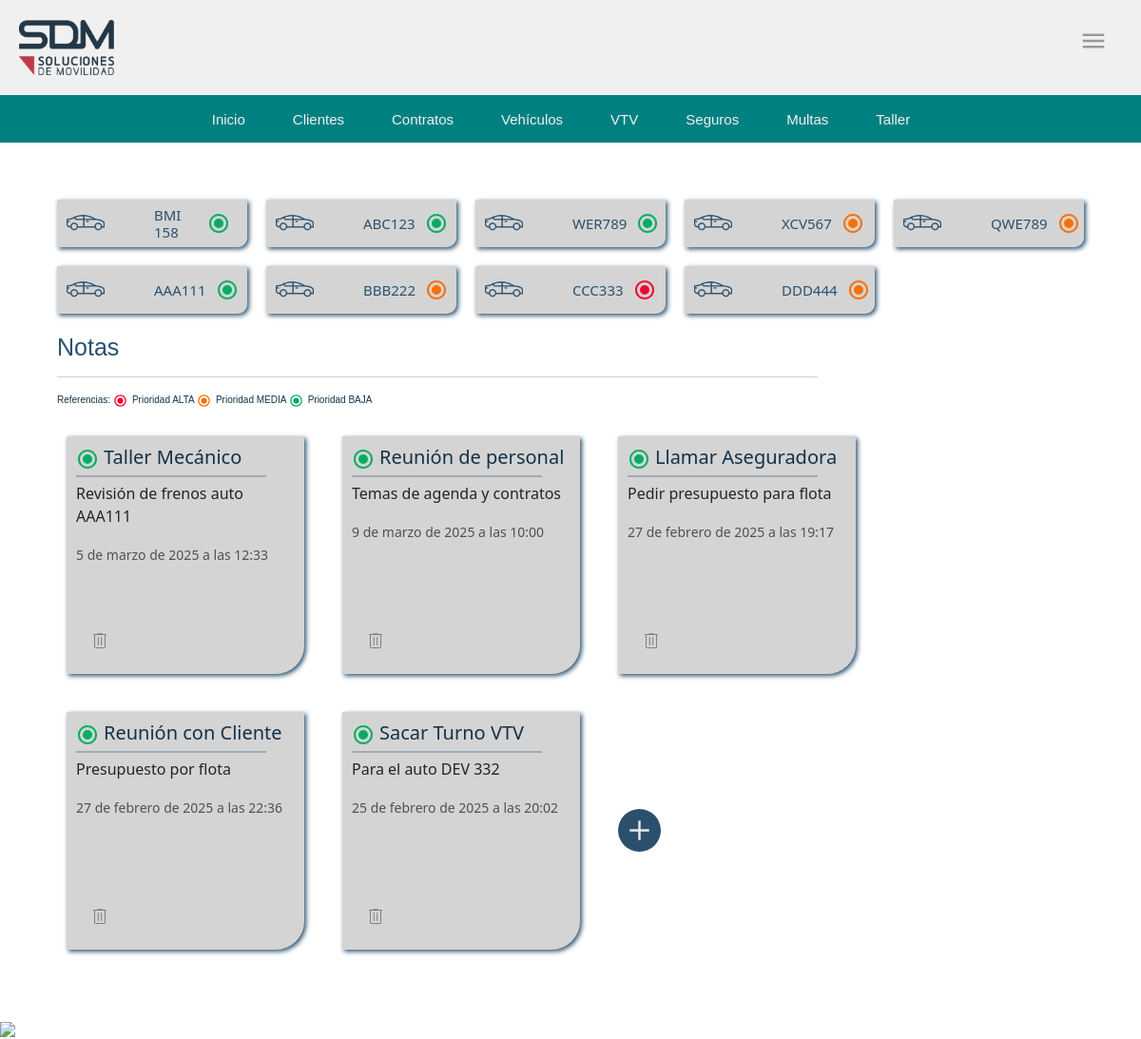
Before: /operacion/home/ (signed in) with the older database file.
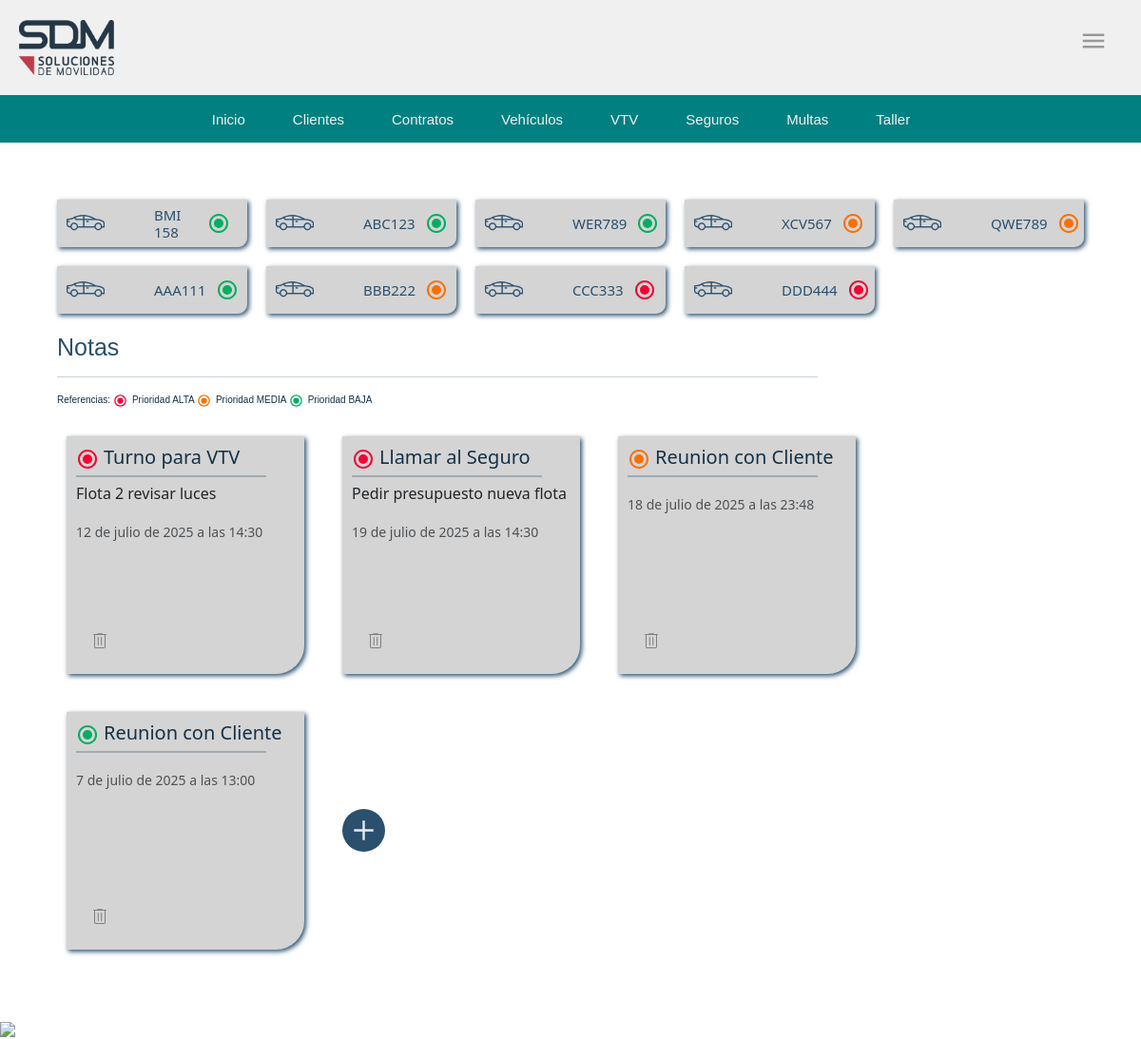
After: the same page with the newer database file.
### operacion/models.py (models this page shows, shortened)
class Automovil(models.Model):
    marca = models.ForeignKey('Modelo', on_delete=models.RESTRICT, blank=False, null=False)
    Estado = models.ForeignKey(EstadoAutomovil, on_delete=models.RESTRICT, blank=True, null=True)
    anio = models.PositiveIntegerField()
    color = models.CharField(max_length=30)
    kilometraje = models.PositiveIntegerField()
    numero_chasis = models.CharField(max_length=30, verbose_name="Nº de Chasis", unique=True)
    numero_motor = models.CharField(max_length=30, verbose_name="Nº de Motor", unique=True)
    patente = models.CharField(max_length=10, unique=True)
    vtv = models.ForeignKey(Vtv, on_delete=models.RESTRICT)
    poliza = models.ForeignKey('PolizaSeguro',verbose_name="Póliza", on_delete=models.RESTRICT, blank=True, null=True)
    visibilidad = models.BooleanField(default=True)  # Campo de visibilidad para ocultar automóviles eliminados
    flota = models.ForeignKey(Flota, on_delete=models.RESTRICT, blank=True, null=True)
    titular = models.ForeignKey(Titular, on_delete=models.CASCADE, related_name='titular',null=True, blank=True)
    fecha_ultimo_servicio = models.DateField(blank=True, null=True)  # Fecha del último servicio
    km_ultimo_servicio = models.PositiveIntegerField(blank=True, null=True)  # Kilometraje del último servicio
    fecha_ultimo_siniestro = models.DateTimeField(blank=True, null=True)
    cantidad_de_sinistros = models.PositiveIntegerField(default=0)
    class Meta:
        verbose_name_plural = "Automóviles"

class notas(models.Model):
    descripcion = models.TextField(blank=True, null=True, verbose_name="Descripción")
    fecha = models.DateTimeField(verbose_name="Fecha y Hora de la nota")
    prioridad = models.IntegerField(
        choices=[
            (3, 'Baja'),
            (2, 'Media'),
            (1, 'Alta')],
        default=2)
    titulo = models.CharField(max_length=255, verbose_name="Título de la nota")
    class Meta:
        ordering = ['prioridad', 'fecha']

### operacion/views.py (the view)
# urls.py: path('home/', home,name='home'),
@login_required
def home(request):
    N = notas.objects.all()
    A = Automovil.objects.all()
    return render(request, 'index.html', {'notas': N,'autos':A})

### operacion/models.py (called while the page is built)
    def __str__(self):
        return f"{self.nombre} - {self.marca.nombre}"

### operacion/templates/index.html (shortened to what this page needs)
{% load static %}
<!DOCTYPE html>
<html lang="es">
<head>
    <link rel="stylesheet" type="text/css" href="{% static 'style_home.css' %}">
    <link href="https://cdn.jsdelivr.net/npm/bootstrap@5.3.0/dist/css/bootstrap.min.css" rel="stylesheet">
</head>
<body class="menu">
    <div class="head">
        {% include 'cabecera.html' %}
        {% include 'bnav.html' %}
    </div>
    <div class="cont-home">
        <div class="cont-principal">
            <a id="home">
            <section>
                <div class="contenedor-auto">
                    {% for auto in autos %}
                        <article class="art-auto">
                            <div class="card-body-auto">
                                <img class="img-nota" src="{% static 'operacion/img/auto.png' %}" alt="">
                                <h5 class="card-title-auto">
                                     {{ auto.patente }}
                                </h5>
                                <button type="button" class="btn-alerta" data-bs-toggle="modal" data-bs-target="#notaModal">
                                        {% if auto.vtv.estado.estado  == 'Vencida' %}
                                            <img class="img-alerta" src="{% static 'operacion/img/red-circle.svg' %}" alt="">
                                        {% elif auto.vtv.estado.estado  == 'Observada' %}
                                            <img class="img-alerta" src="{% static 'operacion/img/orange-circle.svg' %}" alt="">
                                        {% else %}
                                            <img class="img-alerta" src="{% static 'operacion/img/green-circle.svg' %}" alt="">
                                        {% endif %}
                                </button>
                        </article>
                    {% endfor %}
                </div>
            </section>
            <section>
                <h1>Notas</h1>
                <hr>
                 <p class="referencias">
                    Referencias:
                    <img class="img-ref" src="{% static 'operacion/img/red-circle.svg' %}" alt="">Prioridad ALTA
                    <img class="img-ref" src="{% static 'operacion/img/orange-circle.svg' %}" alt="">Prioridad MEDIA
                    <img class="img-ref" src="{% static 'operacion/img/green-circle.svg' %}" alt="">Prioridad BAJA
                </p>
                <div id="notas" class="contenedor">
                    {% for nota in notas %}
                        <article class="art-notas">
                            <div class="card-body">
                                <h5 class="card-title">
                                    <p class="card-text-icon">
                                    {% if nota.prioridad  == 1 %}
                                        <img class="img-nota" src="{% static 'operacion/img/red-circle.svg' %}" alt="">
                                    {% elif nota.prioridad == 2 %}
                                        <img class="img-nota" src="{% static 'operacion/img/orange-circle.svg' %}" alt="">
                                    {% else %}
                                        <img class="img-nota" src="{% static 'operacion/img/green-circle.svg' %}" alt="">
                                    {% endif %}
                                </p>{{ nota.titulo }}</h5>
                                <hr class="hr-notas">
                                <p class="card-text">{{ nota.descripcion }}</p>
                                <p class="card-text"><small class="text-muted">{{ nota.fecha }}</small></p>
                            </div>
                            {% if nota.id %}
                            <form method="post" action="{% url 'eliminar_nota' nota.id %}">
                                <button type="submit" class="btn-eliminar"><img src="{% static 'operacion/img/eliminar_blanco.svg' %}" alt=""></button>
                            </form>
                            {% else %}
                            <p>ID no válido</p>
                            {% endif %}
                        </article>
                    {% endfor %}
                    <button type="button" class="btn-nota" data-bs-toggle="modal" data-bs-target="#notaModal">
                        <img src="{% static 'operacion/img/agregar.svg' %}">
                    </button>
                </div>
            </section>
            </a>
        </div>
    </div>
    <a href="#home" class="btn-flotante"><img src="{% static 'operacion/img/atras.svg' %}"></a>
</body>
</html>

### operacion/templates/cabecera.html (shortened to what this page needs)
{% load static %}
<!DOCTYPE html>
<html lang="en">
<head>
    <link rel="stylesheet" type="text/css" href="{% static 'style_cabecera.css' %}">
</head>
<body>
    <article class="cabecera">
        <article class="cont_img">
           <img src="{% static 'operacion/img/LOGO_SDM.png' %}">
        </article>
        <article class="cont_login">
            <ul>
                <li class="dropdown">
                    <a href="#" class="dropbtn"><img src="{% static 'operacion/img/menu.svg' %}" alt=""></a>
                </li>
            </ul>
        </article>
    </article>
</body>
</html>

### operacion/templates/bnav.html (shortened to what this page needs)
{% load static %}
<!DOCTYPE html>
<html lang="en">
<head>
    <link rel="stylesheet" type="text/css" href="{% static 'style_bnav.css' %}">
</head>
<body>
    <nav class="bnav">
        <ul class="opciones">
            <li><a href="{% url 'home' %}">Inicio</a></li>
            <li><a href="{% url 'listado_clientes' %}">Clientes</a></li>
            <li><a href="{% url 'listado_contrato' %}">Contratos</a></li>
            <li class="dropdown">
                <a href="#" class="dropbtn">Vehículos</a>
        </li>
            <li class="dropdown">
                    <a href="#" class="dropbtn">VTV</a>
            </li>
            <li class="dropdown">
                <a href="#" class="dropbtn">Seguros</a>
           </li>
            <li><a href="{% url 'listado_infracciones' %}">Multas</a></li>
            <li class="dropdown">
                <a href="#" class="dropbtn">Taller</a>
           </li>
        </ul>
    </nav>
</body>
</html>

### operacion/static/style_home.css (style rules this page uses)
html { scroll-behavior: smooth; }
:root { --background: rgb(240,240,240); --foreground: rgb(42, 80, 110); }
body { margin: 0; padding: 0; background-color: var(--background); }
.head { position: sticky; top: 0; z-index: 99; }
.cont-home { display: flex; flex-direction: row; justify-content:space-evenly; padding: 50px; }

### operacion/static/style_cabecera.css (style rules this page uses)
body { margin: 0; padding: 0; }
.cabecera { height: 100px; background-color:var(--background); margin: 0; padding: 0; display: flex; flex-direction: row; justify-content: space-between; align-items: center; }
.cont_login .dropdown { position:relative; display: inline-block; }
.cont_login .dropbtn { padding: 10px 15px; border-radius: 5px; cursor: pointer; }

### operacion/static/style_bnav.css (style rules this page uses)
body { margin: 0; padding: 0; }
.bnav .opciones { list-style-type: none; margin: 0; padding: 0; text-align: center; display: flex; }
.bnav ul { list-style-type: none; margin: 0; padding: 0; text-align: left; }
.bnav li { display: inline; margin-right: 20px; }
.dropdown { position:relative; display: inline-block; }
.dropbtn { color: white; padding: 10px 15px; cursor: pointer; }

Changed rows visible on the page:
removed notas: titulo "Taller Mecánico", descripcion "Revisión de frenos auto AAA111", fecha "5 de marzo de 2025 a las 12:33"
removed notas: titulo "Reunión de personal", descripcion "Temas de agenda y contratos", fecha "9 de marzo de 2025 a las 10:00"
removed notas: titulo "Llamar Aseguradora", descripcion "Pedir presupuesto para flota", fecha "27 de febrero de 2025 a las 19:17"
removed notas: titulo "Sacar Turno VTV", descripcion "Para el auto DEV 332", fecha "25 de febrero de 2025 a las 20:02"
changed Automovil "DDD444": vtv_id: picture added; vtv_id: picture removed
added notas: prioridad 1 (drawn), titulo "Turno para VTV", descripcion "Flota 2 revisar luces", fecha "12 de julio de 2025 a las 14:30"
changed notas: prioridad: picture added; titulo "Reunión con Cliente" → "Llamar al Seguro"; descripcion "Presupuesto por flota" → "Pedir presupuesto nueva flota"; fecha "27 de febrero de 2025 a las 22:36" → "19 de julio de 2025 a las 14:30"; prioridad: picture removed
added notas: prioridad 2 (drawn), titulo "Reunion con Cliente", fecha "18 de julio de 2025 a las 23:48"
added notas: prioridad 3 (drawn), titulo "Reunion con Cliente", fecha "7 de julio de 2025 a las 13:00"
